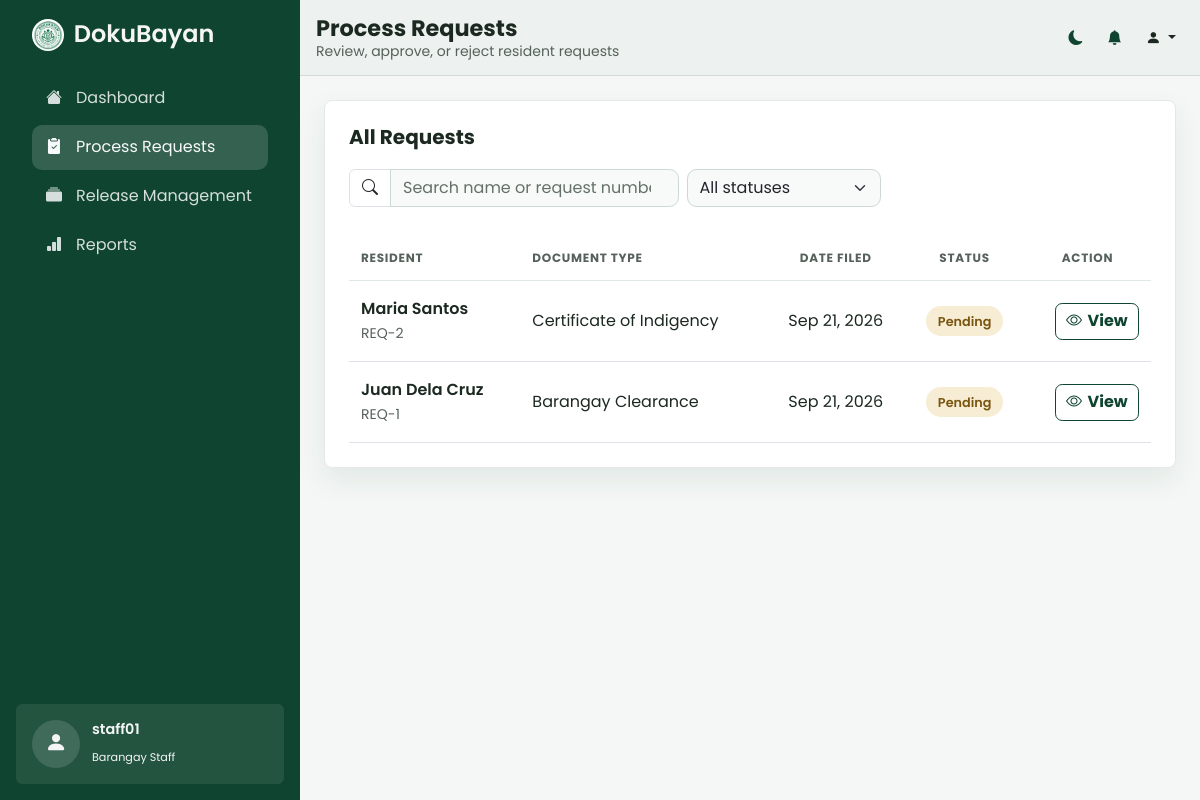
/staff/process-requests.php (signed in), run on the app's committed database.
### tables this page shows
CREATE TABLE requests (
    request_id    INT AUTO_INCREMENT PRIMARY KEY,
    resident_id   INT NOT NULL,
    document_id   INT NOT NULL,
    processed_by  INT NULL,  
    request_date  DATETIME NOT NULL DEFAULT CURRENT_TIMESTAMP,
    status        VARCHAR(30) NOT NULL DEFAULT 'Pending',
    purpose       TEXT NULL,
    remarks       TEXT NULL,

    CONSTRAINT fk_requests_resident
        FOREIGN KEY (resident_id) REFERENCES residents(resident_id)
        ON UPDATE CASCADE ON DELETE RESTRICT,

    CONSTRAINT fk_requests_document
        FOREIGN KEY (document_id) REFERENCES document_types(document_id)
        ON UPDATE CASCADE ON DELETE RESTRICT,

    CONSTRAINT fk_requests_user
        FOREIGN KEY (processed_by) REFERENCES users(id)
        ON UPDATE CASCADE ON DELETE SET NULL
);

CREATE TABLE document_types (
    document_id       INT AUTO_INCREMENT PRIMARY KEY,
    document_number   VARCHAR(50)  NOT NULL UNIQUE,
    document_name      VARCHAR(100) NOT NULL,  
    file_path         VARCHAR(255) NULL, 
    processing_days   INT NOT NULL DEFAULT 1,
    fee               DECIMAL(10,2) NOT NULL DEFAULT 0,
    requirements      TEXT NULL,
    is_active         TINYINT(1) NOT NULL DEFAULT 1
);

### staff/process-requests.php (the view, shortened to what this page needs)
<?php
require_once __DIR__ . '/../config/database.php';
$statusLabels = [
    'pending' => 'Pending', 'processing' => 'Processing',
    'ready' => 'Ready for Release', 'claimed' => 'Claimed',
];
$requests = $pdo->query("SELECT CONCAT(r.first_name, ' ', r.last_name) AS name, CONCAT('REQ-', q.request_id) AS ref, q.request_id, d.document_name AS doc, DATE_FORMAT(q.request_date, '%b %e, %Y') AS date, CASE LOWER(q.status) WHEN 'ready for release' THEN 'ready' WHEN 'released' THEN 'claimed' ELSE LOWER(q.status) END AS status FROM requests q JOIN residents r ON r.resident_id = q.resident_id JOIN document_types d ON d.document_id = q.document_id ORDER BY q.request_date DESC, q.request_id DESC")->fetchAll();
$order = ['pending' => 1, 'processing' => 2, 'ready' => 3, 'claimed' => 4];
usort($requests, fn($a, $b) => ($order[$a['status']] ?? 9) <=> ($order[$b['status']] ?? 9));
?>
<?php include __DIR__ . '/../page-layout/header.php' ?>
    <main class="flex-grow-1 overflow-auto p-3 p-lg-4">
        <section class="panel-white p-4">
            <div class="d-flex flex-wrap justify-content-between align-items-center gap-3 mb-3">
                <h5 class="fw-bold mb-1">All Requests</h5>
            </div>
            <div class="row g-2 align-items-center mb-3">
                <div class="col-md-7 col-lg-5">
                    <div class="input-group">
                        <span class="input-group-text bg-white"><i class="bi bi-search"></i></span>
                        <input type="search" id="reqSearch" class="form-control" placeholder="Search name or request number">
                    </div>
                </div>
                <div class="col-6 col-md-4 col-lg-3">
                    <select id="reqStatusFilter" class="form-select">
                        <option value="all">All statuses</option>
                    </select>
                </div>
            </div>
            <div class="table-responsive">
                <table class="table table-brand align-middle mb-0">
                    <thead>
                        <tr>
                            <th>Resident</th>
                            <th>Document Type</th>
                            <th class="text-center">Date Filed</th>
                            <th class="text-center">Status</th>
                            <th class="text-center">Action</th>
                        </tr>
                    </thead>
                    <tbody id="requestRows">
                        <?php foreach ($requests as $r):
                            $blob = strtolower($r['name'] . ' ' . $r['ref'] . ' ' . $r['doc']);
                        ?>
                        <tr data-status="<?= htmlspecialchars($r['status']) ?>" data-search="<?= htmlspecialchars($blob) ?>">
                            <td class="fw-semibold heading-green">
                                <?= htmlspecialchars($r['name']) ?><br>
                                <small class="text-muted-soft fw-normal"><?= htmlspecialchars($r['ref']) ?></small>
                            </td>
                            <td class="text-muted-soft"><?= htmlspecialchars($r['doc']) ?></td>
                            <td class="text-muted-soft text-center"><?= htmlspecialchars($r['date']) ?></td>
                            <td class="text-center"><span class="status-badge status-<?= htmlspecialchars($r['status']) ?>"><?= htmlspecialchars($statusLabels[$r['status']]) ?></span></td>
                            <td class="text-end"><a href="view-details.php?req=<?= (int) $r['request_id'] ?>" class="view-link" title="View" data-bs-toggle="tooltip"><i class="bi bi-eye"></i> View</a></td>
                        </tr>
                        <?php endforeach; ?>
                    </tbody>
                </table>
            </div>
        </section>
    </main>
<?php include __DIR__ . '/../page-layout/footer.php' ?>

### assets/css/styles.css (style rules this page uses)
:root { --dark-green: #0F4530; --light-green-hover: #26664c; --accent-green: #0F4530; --white: #f5f5f5; --light-gray: #56615b; --soft-panel: #edf1ef; --surface: #ffffff; --surface-raised: #ffffff; --surface-input: #f8faf9; --gold: #79550f; --danger: #b3261e; --page-bg: #f4f7f5; --border-soft: #dfe8e2; --border-strong: #ccd9d0; --text-dark: #1c2921; --shadow-soft: 0 12px 30px rgba(15, 69, 48, 0.08); }
body { overflow-x: hidden; background: var(--page-bg); color: var(--text-dark); font-family: 'Poppins', sans-serif; }
:where(a, button, input, select, textarea, [tabindex]):focus-visible { outline-offset: 2px; }
.app-content > main { width: 100%; max-width: 1440px; min-width: 0; align-self: center; }
.sidebar-btn .nav-link i, .offcanvas-nav .nav-link i { flex: 0 0 1.25rem; text-align: center; }
.heading-green { color: var(--dark-green); font-weight: 700; }
.text-muted-soft { color: var(--light-gray); }
.form-select, .form-control { background-color: var(--surface-input); border: 1px solid var(--border-strong); border-radius: 0.6rem; transition: border-color 0.15s ease, box-shadow 0.15s ease, background-color 0.15s ease; }
.form-control::placeholder { color: #647169; opacity: 1; }
.table-brand { margin-top: 0.75rem; }
.table-brand thead th { color: var(--light-gray); font-weight: 700; font-size: 0.75rem; letter-spacing: 0.06em; text-transform: uppercase; border-bottom: 1px solid var(--border-soft); padding: 0.85rem 0.75rem; }
.table-brand tbody td { vertical-align: middle; padding: 1rem 0.75rem; border-top: 1px solid #edf2ee; color: var(--text-dark); }
.view-link, .resident-content a:not(.btn):not(.dropdown-item) { color: var(--dark-green) !important; font-weight: 700; text-decoration: none; transition: color 0.15s ease, opacity 0.15s ease; }
.view-link { display: inline-flex; align-items: center; gap: 0.35rem; border: 1px solid var(--dark-green); border-radius: 0.45rem; padding: 0.35rem 0.65rem; }
.panel-white { background-color: var(--surface); border: 1px solid #e5e8e6; border-radius: 0.5rem; box-shadow: var(--shadow-soft); }
.status-badge { display: inline-flex; align-items: center; gap: 6px; white-space: nowrap; font-weight: 600; font-size: 0.8rem; padding: 0.35rem 0.75rem; border-radius: 999px; }
.status-pending { color: var(--gold); background: #f7ecd4; }

### data on the page
requests: name "Maria Santos", ref "REQ-2", document.document_name "Certificate of Indigency", date "Sep 21, 2026", status "Pending"
requests: name "Juan Dela Cruz", ref "REQ-1", document.document_name "Barangay Clearance", date "Sep 21, 2026", status "Pending"

### other printed values
$item['label'] "Dashboard"
$item['label'] "Process Requests"
$item['label'] "Release Management"
$item['label'] "Reports"
$name "staff01"
$roleBadge[$role] "Barangay Staff"
$pageTitle "Process Requests"
$pageDescription "Review, approve, or reject resident requests"
